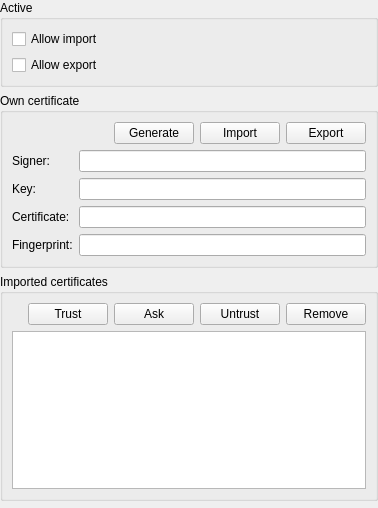
<?xml version="1.0" encoding="UTF-8"?>
<ui version="4.0">
 <class>SettingsWidgetKeeShare</class>
 <widget class="QWidget" name="SettingsWidgetKeeShare">
  <property name="geometry">
   <rect>
    <x>0</x>
    <y>0</y>
    <width>378</width>
    <height>508</height>
   </rect>
  </property>
  <layout class="QVBoxLayout" name="verticalLayout" stretch="0,0,0,0">
   <property name="leftMargin">
    <number>0</number>
   </property>
   <property name="topMargin">
    <number>0</number>
   </property>
   <property name="rightMargin">
    <number>0</number>
   </property>
   <property name="bottomMargin">
    <number>0</number>
   </property>
   <item>
    <widget class="QGroupBox" name="activeGroupBox">
     <property name="title">
      <string>Active</string>
     </property>
     <layout class="QGridLayout" name="gridLayout">
      <item row="3" column="0">
       <widget class="QCheckBox" name="enableExportCheckBox">
        <property name="text">
         <string>Allow export</string>
        </property>
       </widget>
      </item>
      <item row="2" column="0">
       <widget class="QCheckBox" name="enableImportCheckBox">
        <property name="text">
         <string>Allow import</string>
        </property>
       </widget>
      </item>
     </layout>
    </widget>
   </item>
   <item>
    <widget class="QGroupBox" name="ownCertificateGroupBox">
     <property name="sizePolicy">
      <sizepolicy hsizetype="Preferred" vsizetype="Expanding">
       <horstretch>0</horstretch>
       <verstretch>0</verstretch>
      </sizepolicy>
     </property>
     <property name="title">
      <string>Own certificate</string>
     </property>
     <layout class="QGridLayout" name="gridLayout_2" columnstretch="0,1,1">
      <item row="5" column="0">
       <widget class="QLabel" name="ownCertificateFingerprintLabel">
        <property name="text">
         <string>Fingerprint:</string>
        </property>
       </widget>
      </item>
      <item row="3" column="1" colspan="2">
       <widget class="QLineEdit" name="ownCertificatePrivateKeyEdit">
        <property name="readOnly">
         <bool>true</bool>
        </property>
       </widget>
      </item>
      <item row="4" column="0">
       <widget class="QLabel" name="ownCertificatePublicKeyLabel">
        <property name="text">
         <string>Certificate:</string>
        </property>
       </widget>
      </item>
      <item row="2" column="0">
       <widget class="QLabel" name="ownCertificateSignerLabel">
        <property name="text">
         <string>Signer:</string>
        </property>
       </widget>
      </item>
      <item row="3" column="0">
       <widget class="QLabel" name="ownCertificatePrivateKeyLabel">
        <property name="text">
         <string>Key:</string>
        </property>
       </widget>
      </item>
      <item row="4" column="1" colspan="2">
       <widget class="QLineEdit" name="ownCertificatePublicKeyEdit">
        <property name="readOnly">
         <bool>true</bool>
        </property>
       </widget>
      </item>
      <item row="2" column="1" colspan="2">
       <widget class="QLineEdit" name="ownCertificateSignerEdit"/>
      </item>
      <item row="5" column="1" colspan="2">
       <widget class="QLineEdit" name="ownCertificateFingerprintEdit">
        <property name="readOnly">
         <bool>true</bool>
        </property>
       </widget>
      </item>
      <item row="0" column="0" colspan="3">
       <layout class="QHBoxLayout" name="horizontalLayout">
        <item>
         <spacer name="horizontalSpacer">
          <property name="orientation">
           <enum>Qt::Horizontal</enum>
          </property>
          <property name="sizeHint" stdset="0">
           <size>
            <width>40</width>
            <height>20</height>
           </size>
          </property>
         </spacer>
        </item>
        <item>
         <widget class="QPushButton" name="generateOwnCerticateButton">
          <property name="text">
           <string>Generate</string>
          </property>
         </widget>
        </item>
        <item>
         <widget class="QPushButton" name="importOwnCertificateButton">
          <property name="text">
           <string>Import</string>
          </property>
         </widget>
        </item>
        <item>
         <widget class="QPushButton" name="exportOwnCertificateButton">
          <property name="text">
           <string>Export</string>
          </property>
         </widget>
        </item>
       </layout>
      </item>
     </layout>
    </widget>
   </item>
   <item>
    <widget class="QGroupBox" name="importedCertificatesGroupBox">
     <property name="title">
      <string>Imported certificates</string>
     </property>
     <layout class="QGridLayout" name="gridLayout_3">
      <item row="1" column="0" rowspan="2">
       <widget class="QTableView" name="importedCertificateTableView">
        <property name="editTriggers">
         <set>QAbstractItemView::NoEditTriggers</set>
        </property>
        <property name="showDropIndicator" stdset="0">
         <bool>false</bool>
        </property>
        <property name="dragDropOverwriteMode">
         <bool>false</bool>
        </property>
        <property name="alternatingRowColors">
         <bool>true</bool>
        </property>
        <property name="selectionMode">
         <enum>QAbstractItemView::MultiSelection</enum>
        </property>
        <property name="selectionBehavior">
         <enum>QAbstractItemView::SelectRows</enum>
        </property>
        <attribute name="horizontalHeaderVisible">
         <bool>true</bool>
        </attribute>
        <attribute name="horizontalHeaderStretchLastSection">
         <bool>true</bool>
        </attribute>
        <attribute name="verticalHeaderVisible">
         <bool>false</bool>
        </attribute>
       </widget>
      </item>
      <item row="0" column="0">
       <layout class="QHBoxLayout" name="certificatesActionLayout">
        <item>
         <spacer name="horizontalSpacer_2">
          <property name="orientation">
           <enum>Qt::Horizontal</enum>
          </property>
          <property name="sizeHint" stdset="0">
           <size>
            <width>40</width>
            <height>20</height>
           </size>
          </property>
         </spacer>
        </item>
        <item>
         <widget class="QPushButton" name="trustImportedCertificateButton">
          <property name="text">
           <string>Trust</string>
          </property>
         </widget>
        </item>
        <item>
         <widget class="QPushButton" name="askImportedCertificateButton">
          <property name="text">
           <string>Ask</string>
          </property>
         </widget>
        </item>
        <item>
         <widget class="QPushButton" name="untrustImportedCertificateButton">
          <property name="text">
           <string>Untrust</string>
          </property>
         </widget>
        </item>
        <item>
         <widget class="QPushButton" name="removeImportedCertificateButton">
          <property name="text">
           <string>Remove</string>
          </property>
         </widget>
        </item>
       </layout>
      </item>
     </layout>
    </widget>
   </item>
   <item>
    <spacer name="verticalSpacer">
     <property name="orientation">
      <enum>Qt::Vertical</enum>
     </property>
     <property name="sizeHint" stdset="0">
      <size>
       <width>20</width>
       <height>40</height>
      </size>
     </property>
    </spacer>
   </item>
  </layout>
 </widget>
 <resources/>
 <connections/>
</ui>
